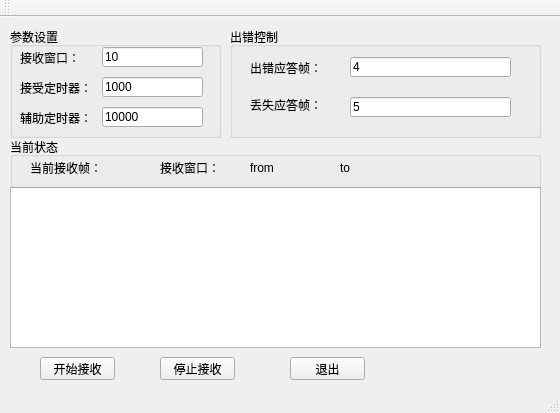
<?xml version="1.0" encoding="UTF-8"?>
<ui version="4.0">
 <class>MainWindow</class>
 <widget class="QMainWindow" name="MainWindow">
  <property name="geometry">
   <rect>
    <x>0</x>
    <y>0</y>
    <width>560</width>
    <height>413</height>
   </rect>
  </property>
  <property name="windowTitle">
   <string>Receiver</string>
  </property>
  <widget class="QWidget" name="centralWidget">
   <widget class="QListWidget" name="listWidget">
    <property name="geometry">
     <rect>
      <x>10</x>
      <y>170</y>
      <width>531</width>
      <height>161</height>
     </rect>
    </property>
   </widget>
   <widget class="QPushButton" name="pushButton">
    <property name="geometry">
     <rect>
      <x>40</x>
      <y>340</y>
      <width>75</width>
      <height>23</height>
     </rect>
    </property>
    <property name="text">
     <string>开始接收</string>
    </property>
   </widget>
   <widget class="QPushButton" name="pushButton_2">
    <property name="geometry">
     <rect>
      <x>160</x>
      <y>340</y>
      <width>75</width>
      <height>23</height>
     </rect>
    </property>
    <property name="text">
     <string>停止接收</string>
    </property>
   </widget>
   <widget class="QPushButton" name="pushButton_3">
    <property name="geometry">
     <rect>
      <x>290</x>
      <y>340</y>
      <width>75</width>
      <height>23</height>
     </rect>
    </property>
    <property name="text">
     <string>退出</string>
    </property>
   </widget>
   <widget class="QGroupBox" name="groupBox">
    <property name="geometry">
     <rect>
      <x>10</x>
      <y>10</y>
      <width>211</width>
      <height>111</height>
     </rect>
    </property>
    <property name="title">
     <string>参数设置</string>
    </property>
    <widget class="QLabel" name="label">
     <property name="geometry">
      <rect>
       <x>10</x>
       <y>20</y>
       <width>71</width>
       <height>21</height>
      </rect>
     </property>
     <property name="text">
      <string>接收窗口：</string>
     </property>
    </widget>
    <widget class="QLabel" name="label_2">
     <property name="geometry">
      <rect>
       <x>10</x>
       <y>50</y>
       <width>71</width>
       <height>21</height>
      </rect>
     </property>
     <property name="text">
      <string>接受定时器：</string>
     </property>
    </widget>
    <widget class="QLabel" name="label_3">
     <property name="geometry">
      <rect>
       <x>10</x>
       <y>80</y>
       <width>71</width>
       <height>21</height>
      </rect>
     </property>
     <property name="text">
      <string>辅助定时器：</string>
     </property>
    </widget>
    <widget class="QLineEdit" name="lineEdit">
     <property name="geometry">
      <rect>
       <x>92</x>
       <y>20</y>
       <width>101</width>
       <height>20</height>
      </rect>
     </property>
     <property name="text">
      <string>10</string>
     </property>
    </widget>
    <widget class="QLineEdit" name="lineEdit_2">
     <property name="geometry">
      <rect>
       <x>92</x>
       <y>50</y>
       <width>101</width>
       <height>20</height>
      </rect>
     </property>
     <property name="text">
      <string>1000</string>
     </property>
    </widget>
    <widget class="QLineEdit" name="lineEdit_3">
     <property name="geometry">
      <rect>
       <x>92</x>
       <y>80</y>
       <width>101</width>
       <height>20</height>
      </rect>
     </property>
     <property name="text">
      <string>10000</string>
     </property>
    </widget>
   </widget>
   <widget class="QGroupBox" name="groupBox_2">
    <property name="geometry">
     <rect>
      <x>230</x>
      <y>10</y>
      <width>311</width>
      <height>111</height>
     </rect>
    </property>
    <property name="title">
     <string>出错控制</string>
    </property>
    <widget class="QLineEdit" name="lineEdit_4">
     <property name="geometry">
      <rect>
       <x>120</x>
       <y>30</y>
       <width>161</width>
       <height>20</height>
      </rect>
     </property>
     <property name="text">
      <string>4</string>
     </property>
    </widget>
    <widget class="QLineEdit" name="lineEdit_5">
     <property name="geometry">
      <rect>
       <x>120</x>
       <y>70</y>
       <width>161</width>
       <height>20</height>
      </rect>
     </property>
     <property name="text">
      <string>5</string>
     </property>
    </widget>
    <widget class="QLabel" name="label_4">
     <property name="geometry">
      <rect>
       <x>20</x>
       <y>30</y>
       <width>81</width>
       <height>21</height>
      </rect>
     </property>
     <property name="text">
      <string>出错应答帧：</string>
     </property>
    </widget>
    <widget class="QLabel" name="label_5">
     <property name="geometry">
      <rect>
       <x>20</x>
       <y>70</y>
       <width>71</width>
       <height>16</height>
      </rect>
     </property>
     <property name="text">
      <string>丢失应答帧：</string>
     </property>
    </widget>
   </widget>
   <widget class="QGroupBox" name="groupBox_3">
    <property name="geometry">
     <rect>
      <x>10</x>
      <y>120</y>
      <width>531</width>
      <height>51</height>
     </rect>
    </property>
    <property name="title">
     <string>当前状态</string>
    </property>
    <widget class="QLabel" name="label_8">
     <property name="geometry">
      <rect>
       <x>20</x>
       <y>20</y>
       <width>71</width>
       <height>21</height>
      </rect>
     </property>
     <property name="text">
      <string>当前接收帧：</string>
     </property>
    </widget>
    <widget class="QLabel" name="speed_label">
     <property name="geometry">
      <rect>
       <x>90</x>
       <y>10</y>
       <width>61</width>
       <height>20</height>
      </rect>
     </property>
     <property name="text">
      <string/>
     </property>
    </widget>
    <widget class="QLabel" name="label_10">
     <property name="geometry">
      <rect>
       <x>150</x>
       <y>20</y>
       <width>81</width>
       <height>21</height>
      </rect>
     </property>
     <property name="text">
      <string>接收窗口：</string>
     </property>
    </widget>
    <widget class="QLabel" name="label_9">
     <property name="geometry">
      <rect>
       <x>240</x>
       <y>20</y>
       <width>41</width>
       <height>21</height>
      </rect>
     </property>
     <property name="text">
      <string>from</string>
     </property>
    </widget>
    <widget class="QLabel" name="from_label">
     <property name="geometry">
      <rect>
       <x>280</x>
       <y>10</y>
       <width>61</width>
       <height>21</height>
      </rect>
     </property>
     <property name="text">
      <string/>
     </property>
    </widget>
    <widget class="QLabel" name="label_6">
     <property name="geometry">
      <rect>
       <x>330</x>
       <y>20</y>
       <width>51</width>
       <height>21</height>
      </rect>
     </property>
     <property name="text">
      <string>to</string>
     </property>
    </widget>
    <widget class="QLabel" name="to_label">
     <property name="geometry">
      <rect>
       <x>400</x>
       <y>10</y>
       <width>81</width>
       <height>21</height>
      </rect>
     </property>
     <property name="text">
      <string/>
     </property>
    </widget>
   </widget>
  </widget>
  <widget class="QToolBar" name="mainToolBar">
   <attribute name="toolBarArea">
    <enum>TopToolBarArea</enum>
   </attribute>
   <attribute name="toolBarBreak">
    <bool>false</bool>
   </attribute>
  </widget>
  <widget class="QStatusBar" name="statusBar"/>
 </widget>
 <layoutdefault spacing="6" margin="11"/>
 <resources/>
 <connections/>
</ui>
